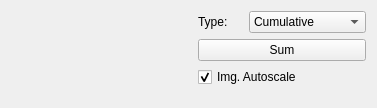
       <widget class="QWidget" name="scrollAreaWidgetContents_4">
        <property name="geometry">
         <rect>
          <x>0</x>
          <y>0</y>
          <width>377</width>
          <height>108</height>
         </rect>
        </property>
        <layout class="QGridLayout" name="gridLayout_68">
         <item row="0" column="0">
          <layout class="QGridLayout" name="gridLayout_3434">
           <property name="sizeConstraint">
            <enum>QLayout::SizeConstraint::SetMinimumSize</enum>
           </property>
           <item row="0" column="0">
            <layout class="QGridLayout" name="gridLayout_47">
             <item row="0" column="0" rowspan="4" colspan="4">
              <layout class="QGridLayout" name="gridLayout_microimage"/>
             </item>
             <item row="0" column="4">
              <widget class="QLabel" name="label_microimage">
               <property name="text">
                <string>Type:</string>
               </property>
              </widget>
             </item>
             <item row="0" column="5">
              <widget class="QComboBox" name="comboBox_fingerprint">
               <property name="sizePolicy">
                <sizepolicy hsizetype="Minimum" vsizetype="Fixed">
                 <horstretch>0</horstretch>
                 <verstretch>0</verstretch>
                </sizepolicy>
               </property>
               <property name="sizeAdjustPolicy">
                <enum>QComboBox::SizeAdjustPolicy::AdjustToContents</enum>
               </property>
               <item>
                <property name="text">
                 <string>Cumulative</string>
                </property>
               </item>
               <item>
                <property name="text">
                 <string>Last 10000 bins</string>
                </property>
               </item>
               <item>
                <property name="text">
                 <string>Last Full Frame</string>
                </property>
               </item>
              </widget>
             </item>
             <item row="1" column="4" colspan="2">
              <widget class="QPushButton" name="pushButton_4">
               <property name="text">
                <string>Sum</string>
               </property>
              </widget>
             </item>
             <item row="2" column="4" colspan="2">
              <widget class="QCheckBox" name="checkBox_autoscale_fingerprint">
               <property name="text">
                <string>Img. Autoscale</string>
               </property>
               <property name="checked">
                <bool>true</bool>
               </property>
              </widget>
             </item>
             <item row="3" column="4">
              <spacer name="verticalSpacer_15">
               <property name="orientation">
                <enum>Qt::Orientation::Vertical</enum>
               </property>
               <property name="sizeHint" stdset="0">
                <size>
                 <width>20</width>
                 <height>40</height>
                </size>
               </property>
              </spacer>
             </item>
            </layout>
           </item>
          </layout>
         </item>
        </layout>
       </widget>
